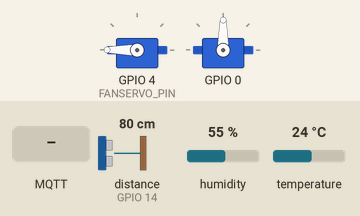
The program below on a simulated ESP8266 (NodeMCU). Shown: 2 × servo. Wiring (inferred from the names in the program): ultrasonic range finder: trigger GPIO 12; echo GPIO 14. Inputs (shaded band) come from the test bench; at power-on: distance to the obstacle (sensor on GPIO 14) 80 cm, humidity 55 %, temperature 24 °C. The echo pulse lasts 58.3 µs per cm; WiFi joins after 1.5 s; servers stay silent unless stated; random numbers use the default seed unless the program sets one; no MQTT or app messages arrive unless stated; what the program prints to the serial monitor is not drawn.

Above: at 2.7 s.
2.8 s: MQTT message "activate_fan" arrives on the first subscribed topic
At 3.47 s:
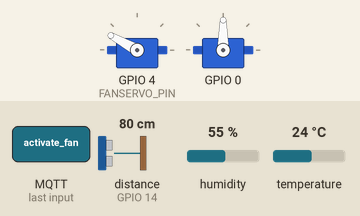
At 6.1 s:
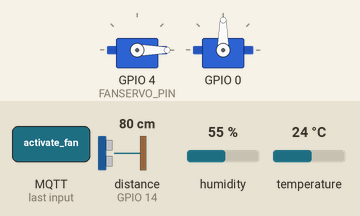
6.3 s: MQTT message "activate_food" arrives on the first subscribed topic
15.0 s: MQTT message "activate_heater" arrives on the first subscribed topic
At 22.2 s:
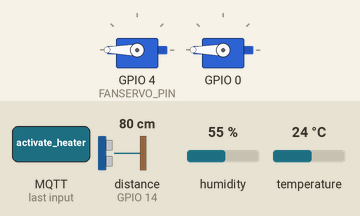
22.9 s: MQTT message "activate_food" arrives on the second subscribed topic
Timing chart, 0 to 33.4 s (numbered marks = the images above; inputs shaded):
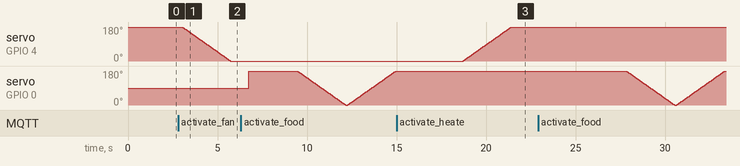

Measured:
- after the input at 2.8 s, servo on GPIO 4 (FANSERVO_PIN): moves from 180° to 0° over 2.7 s, starting after 0.23 s
- after the input at 15.0 s, servo on GPIO 4 (FANSERVO_PIN): moves from 0° to 180° over 2.7 s, starting after 3.7 s

The program:

main.cpp
```cpp
#include <Arduino.h>
#include <ESP8266WiFi.h>
#include <PubSubClient.h>
#include <DHTesp.h>
#include <Servo.h>

// Initiate all components
Servo fanServo;
Servo foodServo;
DHTesp dht;

// Initial values for components
int fanServo_pos = 180;
int foodServo_pos = 0;
float temperature = 0;
float duration = 0;
float distance = 0;
float initial = 25;
float rfood = 0;

// Values for MQTT Send-and-Receive
unsigned long lastMsg = 0;
String receivedMessage = "";

// Initiate the GPIO pins for each components
const int DHT_PIN = 15;
const int TRIG_PIN = 12;
const int ECHO_PIN = 14;
const int FOODSERVO_PIN = 5;
const int FANSERVO_PIN = 4;


// Initialization of various connections
WiFiClient espClient;
PubSubClient client(espClient);
const char* ssid = "Arduinig";
const char* password = "1488SiegHeil";
const char* mqtt_server = "broker.hivemq.com";

// Wifi connection setup
void setup_wifi() {
  delay(10);
  Serial.println();
  Serial.print("Connecting to ");
  Serial.println(ssid);

  WiFi.mode(WIFI_STA); // Set wifi as a station client
  WiFi.begin(ssid, password); // Connect to the wifi connection

  // Wait until connected
  while (WiFi.status() != WL_CONNECTED) {
    delay(500);
    Serial.print(".");
  }

  Serial.println("");
  Serial.println("WiFi connected");
  Serial.print("IP address: ");
  Serial.println(WiFi.localIP());
}

// Get response from subscriber MQTT and print it
void callback(char* topic, byte* payload, unsigned int length) {
  Serial.print("[");
  Serial.print(topic);
  Serial.print("] ");

  receivedMessage =  "";
  for (unsigned int i = 0; i < length; i++) {
    receivedMessage += (char)payload[i];
  }
}

// Connect to MQTT as Publisher or Subscriber
void reconnect() {
  // Loop until we're reconnected
  while (!client.connected()) {
    Serial.print("Attempting MQTT connection...");

    // Create a unique ESP ID
    String clientId = "Mikrochip-Jason";

    // Attempt to connect
    if (client.connect(clientId.c_str())) {
      Serial.println("Connected");
      // Once connected, publish an announcement and resubscribe
      client.publish("/p", "Mikrochip-Jason is online");
      client.subscribe("/p/temp");
      client.subscribe("/p/food");
    } else {
      Serial.print("failed, rc=");
      Serial.print(client.state());
      Serial.println(" try again in 5 seconds");
      // Wait 5 seconds before retrying
      delay(5000);
    }
  }
}

void setup() {
  fanServo.attach(FANSERVO_PIN);
  foodServo.attach(FOODSERVO_PIN);

  fanServo.write(fanServo_pos);
  foodServo.attach(foodServo_pos);

  Serial.begin(115200);

  // Setup Wifi
  setup_wifi();
  Serial.println("Success connecting");
  // Initial Server to MQTT Broker
  client.setServer(mqtt_server, 1883);
  client.setCallback(callback);

  // Initiate Comms with DHT
  dht.setup(DHT_PIN, DHTesp::DHT22);

  // Init Ultrasonic
  pinMode(TRIG_PIN, OUTPUT);
  pinMode(ECHO_PIN, INPUT);
}

void loop() {
  if (!client.connected()) {
    reconnect();
  }
  client.loop();
  if (receivedMessage != ""){
    Serial.print("Handling message :");
    Serial.println(receivedMessage);
        if (receivedMessage == "activate_fan") {
          Serial.println("[i] Fan servo activated from broker");
          while (fanServo_pos >= 0) {
            fanServo.write(fanServo_pos);
            fanServo_pos--;
            delay(15);
          }
          initial -= 3;
        }

        if (receivedMessage == "activate_heater") {
          Serial.println("[i] Heater servo activated from broker");
          while (fanServo_pos < 360) {
            fanServo.write(fanServo_pos);
            fanServo_pos++;
            delay(15);
          }
          initial += 3;
        }

        if (receivedMessage == "activate_food") {
          Serial.println("[i] Food servo activated from broker");
          for (foodServo_pos = 360; foodServo_pos >= 0; foodServo_pos--) {
            foodServo.write(foodServo_pos);
            delay(15);
          }
          delay(100);
          for (foodServo_pos = 0; foodServo_pos <= 360; foodServo_pos++) {
            foodServo.write(foodServo_pos);
            delay(15);
          }
          if (rfood < 100) rfood += 20;
          else rfood = 0;
        }
    receivedMessage = "";
  }

  // Init HCSR04
  digitalWrite(TRIG_PIN, LOW);
  delayMicroseconds(2);
  digitalWrite(TRIG_PIN, HIGH);
  delayMicroseconds(10);
  digitalWrite(TRIG_PIN, LOW);

  unsigned long now = millis();

  if (now - lastMsg > 2000) {

    lastMsg = now;
    TempAndHumidity data = dht.getTempAndHumidity();

    duration = pulseIn(ECHO_PIN, HIGH);
    distance = duration * 0.03408 / 2;

    String jarak = String(rfood, 2);
    char food_json[50];
    sprintf(food_json, jarak.c_str());
    client.publish("/p/food", food_json);


    String suhu = String(data.temperature, 2);
    if (suhu == "nan") {
      float randomFloat = initial + static_cast<float>(random(0, 1001)) / 1000.0; // Generates a random float between 22.000 and 27.000
      suhu = String(randomFloat, 2); // Converts the float to a string with 2 decimal places
    }

    char temp_json[50];
    sprintf(temp_json, suhu.c_str());
    client.publish("/p/temp", temp_json);

  }
}
```
